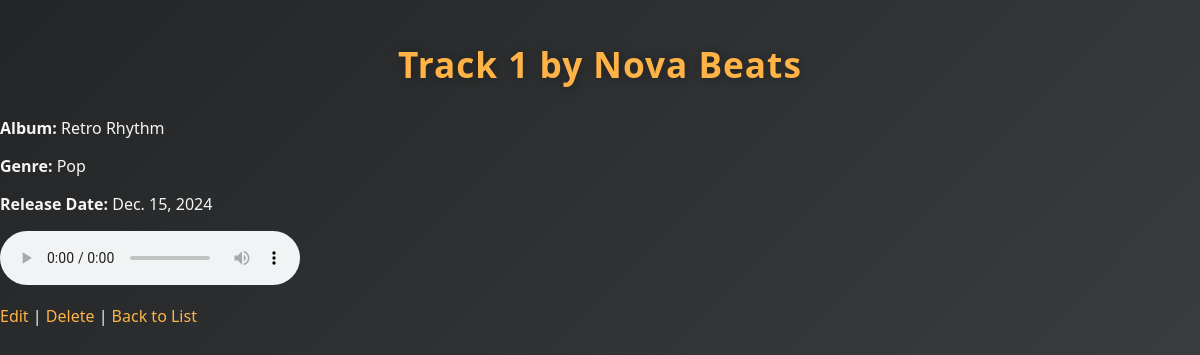
/track/1/, run on the app's committed database.
### music/models.py (models this page shows, shortened)
class Track(models.Model):
    title = models.CharField(max_length=100)
    artist = models.CharField(max_length=100)
    album = models.CharField(max_length=100, blank=True)
    genre = models.CharField(max_length=50, blank=True)
    release_date = models.DateField(null=True, blank=True)
    audio_file = models.FileField(upload_to='tracks/', blank=True)

### music/views.py (the view)
# urls.py: path('track/<int:pk>/', views.track_detail, name='track_detail'),
def track_detail(request, pk):
    track = Track.objects.get(pk=pk)
    return render(request, 'music/track_detail.html', {'track': track})

### music/templates/music/track_detail.html (shortened to what this page needs)
{% load static %}
<link rel="stylesheet" href="{% static 'music/style.css' %}">
  <h2>{{ track.title }} by {{ track.artist }}</h2>
  <p><strong>Album:</strong> {{ track.album }}</p>
  <p><strong>Genre:</strong> {{ track.genre }}</p>
  <p><strong>Release Date:</strong> {{ track.release_date }}</p>
  {% if track.audio_file %}
    <audio controls>
      <source src="{{ track.audio_file.url }}" type="audio/mpeg">
    </audio>
  {% endif %}
  <div style="margin-top: 20px;">
    <a href="{% url 'track_update' track.pk %}">Edit</a> |
    <a href="{% url 'track_delete' track.pk %}">Delete</a> |
    <a href="{% url 'track_list' %}">Back to List</a>
  </div>

### music/static/music/style.css (style rules this page uses)
h2 { text-align: center; margin-top: 40px; font-size: 2.2em; color: #ffb347; letter-spacing: 1px; text-shadow: 1px 1px 8px #222; }
a { color: #ffb347; text-decoration: none; font-weight: 500; display: inline-block; margin: 0 auto; text-align: center; transition: color 0.2s; }

### data on the page
Track: title "Track 1", artist "Nova Beats", album "Retro Rhythm", genre "Pop", release_date "Dec. 15, 2024"
